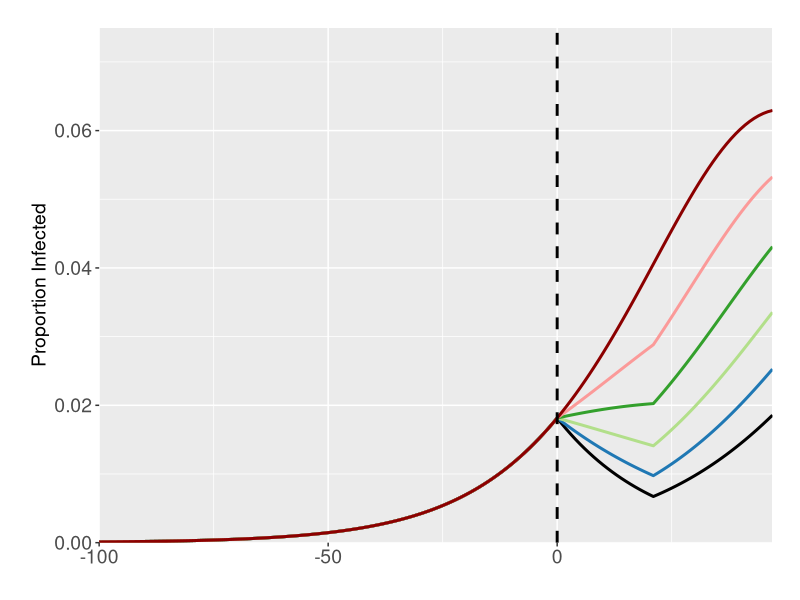

The R script that drew this image: (Note: this script raises an error after producing the figure.)
rm(list=ls())
library("deSolve"); library("ggplot2"); library("cowplot");library("reshape2"); library("dplyr"); library("RColorBrewer")

#Function for the generation time/(1/gamma) parameter
GenTime <- function(T2, R0) {
  G = T2 * ((R0-1)/log(2))
  return(G)
}

#### SIR Model ####
#### Exploring Week 3 and 12 Interventions - SIR Model - Will need to tweak code for each model output#### 

#Function to model intervention - currently set at baseline - added additional functionality to it
betastatdecrease <- function(time, int_timestart, int_timeend, effic_lock) {
  ifelse((time >= int_timestart & time <= int_timeend),
         (1.5*(1/(GenTime(4.6,2.4))))*effic_lock,
         (1.5*(1/(GenTime(4.6,2.4)))))
}

#Function for SIR ODEs with cumulative infection compartment
SIR1 <- function(time, state, parameters) {
  with(as.list(c(state, parameters)), {
    dS = - betastatdecrease(time,int_timestart,int_timeend, effic_lock)*S*I
    dI = betastatdecrease(time,int_timestart,int_timeend, effic_lock)*S*I - mu*I
    dR = mu*I 
    dC = betastatdecrease(time,int_timestart,int_timeend, effic_lock)*S*I
    return(list(c(dS,dI,dR, dC)))
  })
}

#Initial Conditions and Times
init <- c(S = 0.9999, I = 0.0001, R = 0, C = 0)
times <- seq(0,147,by = 1)
duration <- 3 # Duration of the intervention
effic <- c((1.5-(0.9*1))/1.5,
           (1.5-(0.9*0.8))/1.5,
           (1.5-(0.9*0.6))/1.5,
           (1.5-(0.9*0.4))/1.5,
           (1.5-(0.9*0.2))/1.5,
           (1.5-(0.9*0))/1.5)

#Run the ODE for 3 and 12 Week Interventions
stats1 <- data.frame(matrix(nrow = 0, ncol = 6))
EfficPerc <- c("100%","80%","60%","40%","20%","0%")

for(i in 1:length(effic)) {
  temp <- data.frame(matrix(nrow = length(seq(0,147)), ncol = 6))
  parms = c(mu = 1/(GenTime(4.6,2.4)), 
            int_timestart = 100, 
            int_timeend = 100 + (duration*7),
            effic_lock = effic[i])
  out1 <- data.frame(ode(y = init, func = SIR1, times = times, parms = parms))
  temp[,1] <- EfficPerc[i]
  temp[,2] <- c(seq(-100,0), seq(1,147-100))
  temp[,3] <- out1$I 
  temp[,4] <- out1$R 
  temp[,5] <- out1$C 
  temp[,6] <- betastatdecrease(times, 
                               as.numeric(parms[2]), 
                               as.numeric(parms[3]),
                               as.numeric(parms[4]))
  stats1 <- rbind(stats1, temp)
}

colnames(stats1) <- c("Lockdown_Efficacy", "Time", "Infec", "Recov", "Cum", "Beta")

stats1 <- melt(stats1, id.vars = c("Lockdown_Efficacy", "Time"), measure.vars = c("Infec", "Recov", "Cum", "Beta"))
stats1$Lockdown_Efficacy <- factor(stats1$Lockdown_Efficacy, levels = unique(stats1$Lockdown_Efficacy))

#Plotting 
p11 <- ggplot(data = stats1[which(stats1$variable == "Infec"),], aes(x = (Time), y = value, col = Lockdown_Efficacy)) + geom_line(size = 1.02, stat = "identity") +
  labs(x ="Time (Days)", y = "Proportion Infected") + scale_y_continuous(limits = c(0,0.075) ,  expand = c(0,0)) +
  theme(legend.position = "none", legend.title = element_blank(), axis.title.x = element_blank(), axis.text=element_text(size=14), axis.title.y=element_text(size=14),
        legend.spacing.x = unit(0.3, 'cm'), plot.margin=unit(c(0.7,0.7,0.8,0.8),"cm")) +
  scale_x_continuous(expand = c(0, 0)) + geom_vline(xintercept = 0, col = "black", size = 1, lty = 2)  +
  scale_color_manual(values=c("black", "#1F78B4", "#B2DF8A", "#33A02C", "#FB9A99", "darkred"))

p12 <- ggplot(data = stats1[which(stats1$variable == "Recov"),], aes(x = (Time), y = value, col = Lockdown_Efficacy)) + geom_line(size = 1.02, stat = "identity") +
  labs(x ="Time (Days)", y = "Proportion Recoved") + scale_y_continuous(limits = c(0,0.6) ,  expand = c(0,0)) +
  theme(legend.position = "none", legend.title = element_blank(), axis.title.x = element_blank(), axis.text=element_text(size=14), axis.title.y=element_text(size=14),
        legend.spacing.x = unit(0.3, 'cm'), plot.margin=unit(c(0.7,0.7,0.8,0.8),"cm")) + scale_color_manual(values=wes_palette(n=5, name="Darjeeling1")) +
  scale_x_continuous(expand = c(0, 0)) + geom_vline(xintercept = 0, col = "black", size = 1, lty = 2) +
  scale_color_manual(values=c("black", "#1F78B4", "#B2DF8A", "#33A02C", "#FB9A99", "darkred"))

p21 <- ggplot(data = stats1[which(stats1$variable == "Beta"),], aes(x = (Time), y = value, col = Lockdown_Efficacy)) + geom_line(size = 1.02, stat = "identity") +
  labs(x ="Time Relative to Lockdown Date (Days)", y = expression(beta)) + scale_y_continuous(limits = c(0,0.3) ,  expand = c(0,0)) +
  theme(legend.position = "bottom" , axis.text=element_text(size=13), axis.title.y=element_text(size=14), axis.title.x=element_text(size=14),
        legend.spacing.x = unit(0.3, 'cm'), legend.title =element_text(size=14), legend.text=element_text(size=14), plot.margin=unit(c(0.7,0.7,0.8,0.8),"cm")) + 
  guides(size = guide_legend(title.position="top", title.hjust = 0.5, fill=guide_legend(nrow=2,byrow=TRUE)))  +
  scale_x_continuous(expand = c(0, 0)) + labs(color='Level of Compliance') +
  scale_color_manual(values=c("black", "#1F78B4", "#B2DF8A", "#33A02C", "#FB9A99", "darkred"))


plot_grid(p11, p12, p21, align = "v", nrow = 3, rel_heights = c(0.3, 0.3, 0.25))
